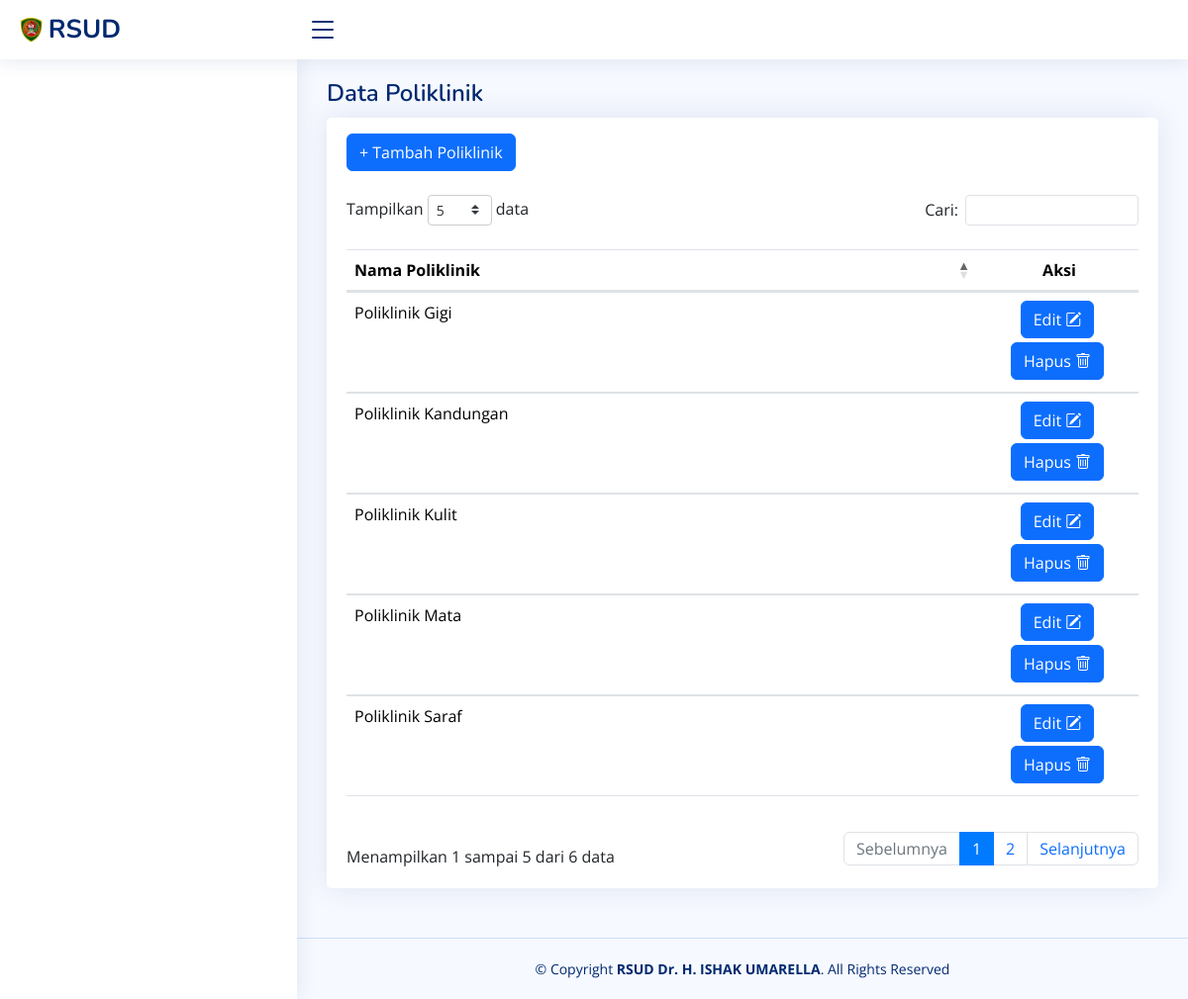
The app's page /index.php/admin/poliklinik with its own data.
### tables this page shows
CREATE TABLE `t_poliklinik` (
  `id_poliklinik` int(11) NOT NULL,
  `nama_poliklinik` varchar(255) NOT NULL
);

### application/controllers/Admin.php (called while the page is built, shortened)
<?php
class Admin extends CI_Controller
{
    public function __construct()
    {
        $this->load->library('form_validation');
    }
    public function poliklinik()
    {
        $data['poliklinik'] = $this->db->get('t_poliklinik')->result();
        $data['title'] = 'Manajemen Poliklinik';
        $this->load->view('templates/main/header', $data);
        $this->load->view('templates/main/sidebar', $data);
        $this->load->view('admin/poliklinik', $data);
        $this->load->view('templates/main/footer');
    }
}

### index.php (called while the page is built, shortened)
<?php
require_once BASEPATH.'core/CodeIgniter.php';

### application/views/admin/poliklinik.php (the view, shortened to what this page needs)
<main id="main" class="main">
    <div class="pagetitle">
        <h1>Data Poliklinik</h1>
    </div>
    <section class="section">
        <div class="row">
            <div class="col-lg-12">
                <div class="card">
                    <div class="card-body mt-3">
                        <div class="pb-3">
                            <button type="button" class="btn btn-primary" data-bs-toggle="modal" data-bs-target="#modalTambahPoliklinik">
                                + Tambah Poliklinik
                            </button>
                        </div>
                        <div class="table-container mt-2">
                            <table id="example" class="table my-4">
                                <thead>
                                    <tr>
                                        <th style="width: 80%;">Nama Poliklinik</th>
                                        <th class="text-center" data-sortable="false">Aksi</th>
                                    </tr>
                                </thead>
                                <tbody>
                                    <?php foreach ($poliklinik as $p) : ?>
                                        <tr>
                                            <td><?= $p->nama_poliklinik ?></td>
                                            <td class="text-center">
                                                <button type="button" class="btn btn-primary d-inline-block me-1 mb-1" data-bs-toggle="modal" data-bs-target="#modalEditPoliklinik<?= $p->id_poliklinik ?>">
                                                    Edit <i class=" bi bi-pencil-square"></i>
                                                </button>
                                                <button type="button" class="btn btn-primary d-inline-block me-1 mb-1" data-bs-toggle="modal" data-bs-target="#modalHapusPoliklinik<?= $p->id_poliklinik ?>">
                                                    Hapus <i class="bi bi-trash"></i>
                                                </button>
                                            </td>
                                        </tr>
                                    <?php endforeach ?>
                                </tbody>
                            </table>
                        </div>
                    </div>
                </div>
            </div>
        </div>
    </section>
</main>

### records on screen
t_poliklinik: nama_poliklinik "Poliklinik Mata"
t_poliklinik: nama_poliklinik "Poliklinik Kulit"
t_poliklinik: nama_poliklinik "Poliklinik Saraf"
t_poliklinik: nama_poliklinik "Poliklinik Gigi"
t_poliklinik: nama_poliklinik "Poliklinik Kandungan"
